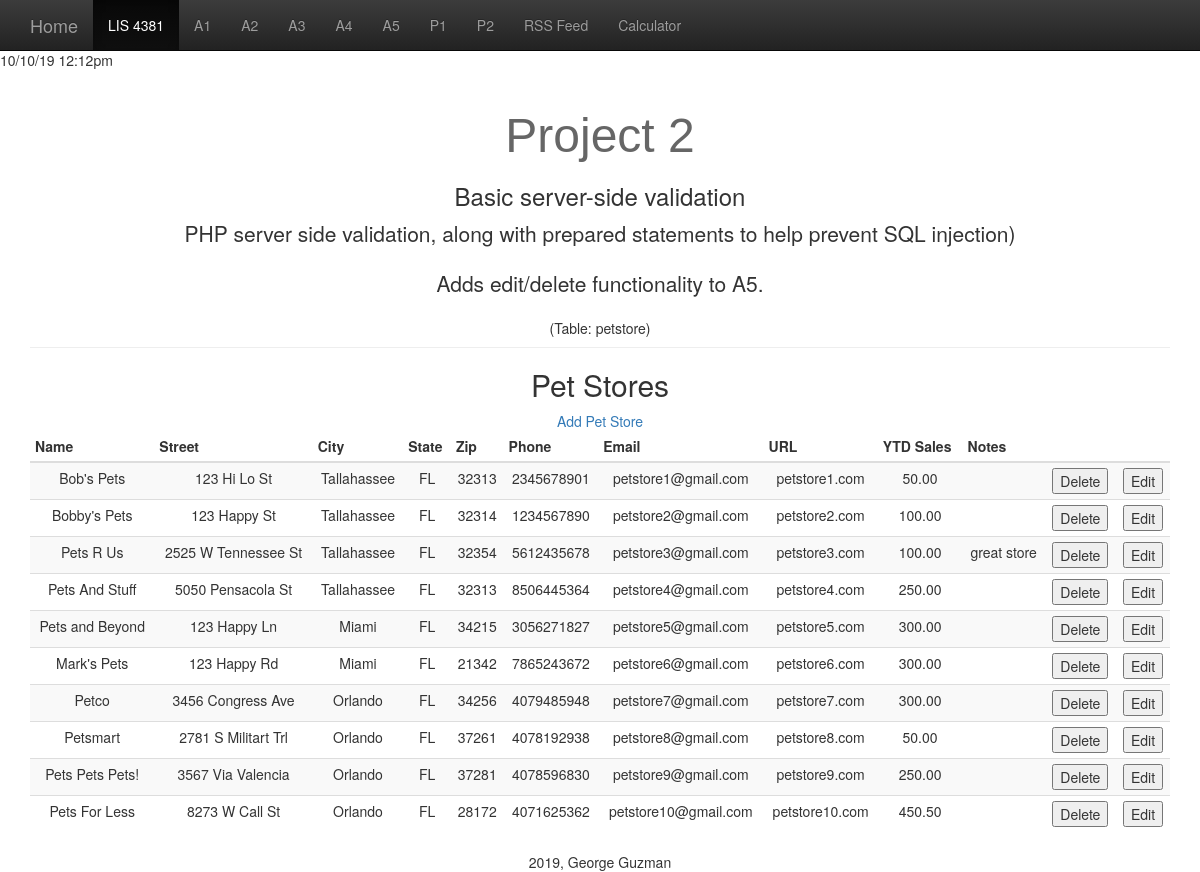
/p2/index.php, run on the app's committed database.
### tables this page shows
CREATE TABLE IF NOT EXISTS `petstore` (
  `pst_id` SMALLINT UNSIGNED NOT NULL AUTO_INCREMENT,
  `pst_name` VARCHAR(30) NOT NULL,
  `pst_street` VARCHAR(30) NOT NULL,
  `pst_city` VARCHAR(30) NOT NULL,
  `pst_state` CHAR(2) NOT NULL,
  `pst_zip` INT(9) NOT NULL,
  `pst_phone` BIGINT NOT NULL,
  `pst_email` VARCHAR(100) NOT NULL,
  `pst_url` VARCHAR(100) NOT NULL,
  `pst_ytd_sales` DECIMAL(6,2) NOT NULL,
  `pst_notes` VARCHAR(255) NULL,
  PRIMARY KEY (`pst_id`));

### p2/index.php (the view, shortened to what this page needs)
<?php
require_once "global/connection.php";
$query = "SELECT * FROM petstore ORDER BY pst_id";
$statement = $db->prepare($query);
$statement->execute();
?>
<!DOCTYPE html>
<html lang="en">
<head>
		<?php include_once("../css/include_css_data_tables.php"); ?>
</head>
<body>
	<?php include_once("../global/nav.php"); ?>
	<div class="container-fluid">
		 <div class="starter-template">
						<div class="page-header">
						</div>
						<h2>Pet Stores</h2>
<a href="add_petstore.php">Add Pet Store</a>
<br />
 <div class="table-responsive">
	 <table id="myTable" class="table table-striped table-condensed" >
		<thead>
			<tr>
			<th>Name</th>
			<th>Street</th>
			<th>City</th>
			<th>State</th>
			<th>Zip</th>
			<th>Phone</th>
			<th>Email</th>
			<th>URL</th>
			<th>YTD Sales</th>
			<th>Notes</th>
			<th>&nbsp;</th>
			<th>&nbsp;</th>
			</tr>
		</thead>
		<?php
			$result = $statement->fetch();
			while($result != null)
			{
		?>
				<tr>
				<td><?php echo htmlspecialchars($result['pst_name']);?></td>
				<td><?php echo htmlspecialchars($result['pst_street']);?></td>
				<td><?php echo htmlspecialchars($result['pst_city']);?></td>
				<td><?php echo htmlspecialchars($result['pst_state']);?></td>
				<td><?php echo htmlspecialchars($result['pst_zip']);?></td>
				<td><?php echo htmlspecialchars($result['pst_phone']);?></td>
				<td><?php echo htmlspecialchars($result['pst_email']);?></td>
				<td><?php echo htmlspecialchars($result['pst_url']);?></td>
				<td><?php echo htmlspecialchars($result['pst_ytd_sales'])?></td>
				<td><?php echo htmlspecialchars($result['pst_notes'])?></td>
				<td>
					<form
					onsubmit="return confirm('Do you really want to delete record?');"
					action="delete_petstore.php"
					method="post"
					id="delete_petstore">
					<input type="submit" value="Delete" />
					</form>
				</td>
				<td>
					<form action="edit_petstore.php" method="post" id="edit_petstore">
					<input type="submit" value="Edit"/>
					</form>
				</td>
				</tr>
				<?php
					$result = $statement->fetch();
				}
				?>
	 </table>
 </div>
			</div>
  </div>
</body>
</html>

### css/starter-template.css (style rules this page uses)
body { padding-top: 50px; }
.starter-template { padding: 0px 15px; text-align: center; }

### p2/css/starter-template.css (style rules this page uses)
body { padding-top: 50px; }
.starter-template { padding: 0px 15px; text-align: center; }

### data on the page
petstore: pst_name "Bob's Pets", pst_street "123 Hi Lo St", pst_city "Tallahassee", pst_state "FL", pst_zip "32313", pst_phone "2345678901", pst_email "petstore1@gmail.com", pst_url "petstore1.com", pst_ytd_sales "50.00"
petstore: pst_name "Bobby's Pets", pst_street "123 Happy St", pst_city "Tallahassee", pst_state "FL", pst_zip "32314", pst_phone "1234567890", pst_email "petstore2@gmail.com", pst_url "petstore2.com", pst_ytd_sales "100.00"
petstore: pst_name "Pets R Us", pst_street "2525 W Tennessee St", pst_city "Tallahassee", pst_state "FL", pst_zip "32354", pst_phone "5612435678", pst_email "petstore3@gmail.com", pst_url "petstore3.com", pst_ytd_sales "100.00", pst_notes "great store"
petstore: pst_name "Pets And Stuff", pst_street "5050 Pensacola St", pst_city "Tallahassee", pst_state "FL", pst_zip "32313", pst_phone "8506445364", pst_email "petstore4@gmail.com", pst_url "petstore4.com", pst_ytd_sales "250.00"
petstore: pst_name "Pets and Beyond", pst_street "123 Happy Ln", pst_city "Miami", pst_state "FL", pst_zip "34215", pst_phone "3056271827", pst_email "petstore5@gmail.com", pst_url "petstore5.com", pst_ytd_sales "300.00"
petstore: pst_name "Mark's Pets", pst_street "123 Happy Rd", pst_city "Miami", pst_state "FL", pst_zip "21342", pst_phone "7865243672", pst_email "petstore6@gmail.com", pst_url "petstore6.com", pst_ytd_sales "300.00"
petstore: pst_name "Petco", pst_street "3456 Congress Ave", pst_city "Orlando", pst_state "FL", pst_zip "34256", pst_phone "4079485948", pst_email "petstore7@gmail.com", pst_url "petstore7.com", pst_ytd_sales "300.00"
petstore: pst_name "Petsmart", pst_street "2781 S Militart Trl", pst_city "Orlando", pst_state "FL", pst_zip "37261", pst_phone "4078192938", pst_email "petstore8@gmail.com", pst_url "petstore8.com", pst_ytd_sales "50.00"
petstore: pst_name "Pets Pets Pets!", pst_street "3567 Via Valencia", pst_city "Orlando", pst_state "FL", pst_zip "37281", pst_phone "4078596830", pst_email "petstore9@gmail.com", pst_url "petstore9.com", pst_ytd_sales "250.00"
petstore: pst_name "Pets For Less", pst_street "8273 W Call St", pst_city "Orlando", pst_state "FL", pst_zip "28172", pst_phone "4071625362", pst_email "petstore10@gmail.com", pst_url "petstore10.com", pst_ytd_sales "450.50"
